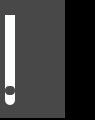
<?xml version="1.0" encoding="UTF-8"?>
<ui version="4.0">
 <class>sa_ControlWidget_SpuriousEMTable</class>
 <widget class="QWidget" name="sa_ControlWidget_SpuriousEMTable">
  <property name="geometry">
   <rect>
    <x>0</x>
    <y>0</y>
    <width>95</width>
    <height>120</height>
   </rect>
  </property>
  <property name="windowTitle">
   <string>Form</string>
  </property>
  <property name="styleSheet">
   <string notr="true">#widget
{
	border:2px;
	border-bottom-style:solid;
	border-bottom-color: black;
   background-color:rgba(72,72,72,1);
	border-right:30px solid black;
}
QPushButton
{
border-style:flat;
background-color:rgba(0,0,0,0);
background-image: url(:/sa/image/btn_close_normal.png);
}
QPushButton::pressed
{
background-image: url(:/sa/image/btn_close_click.png);
}

QSlider::groove:vertical {
        width: 10px;
        background: qlineargradient(x1: 0, y1: 0, x2: 0, y2: 1, stop: 0 rgb(255, 255, 255), stop: 1.0 rgb(255, 255, 255));
        border-radius:5px;
}
QSlider::handle:vertical {
        width: 8px;
        background: rgb(72, 72, 72);
        margin: -20px 0px 10px 0px;
        border-radius: 4px;
}
QSlider:sub-page {
background-color:  rgb(253, 255, 255);
}

/*******************indoor**********************/
#sa_ControlWidget_SpuriousEMTable[status=&quot;indoor&quot;] #widget
{
	border-bottom-color: black;
	border-right:30px solid black;
	background-color:rgba(72,72,72,1);
}
/*******************outdoor**********************/
#sa_ControlWidget_SpuriousEMTable[status=&quot;outdoor&quot;] #widget
{
	border-bottom-color: white;
	border-right:30px solid white;
	background-color:rgba(204,204,204,1);
}
/*******************night**********************/
#sa_ControlWidget_SpuriousEMTable[status=&quot;night&quot;] #widget
{
	border-bottom-color: rgb(52,8,12);
	border-right:30px solid black;
	background-color:rgba(251,219,167,1);
}</string>
  </property>
  <property name="status" stdset="0">
   <string/>
  </property>
  <widget class="QWidget" name="widget" native="true">
   <property name="geometry">
    <rect>
     <x>0</x>
     <y>0</y>
     <width>95</width>
     <height>120</height>
    </rect>
   </property>
   <property name="styleSheet">
    <string notr="true"/>
   </property>
   <widget class="QSlider" name="verticalSlider">
    <property name="geometry">
     <rect>
      <x>0</x>
      <y>15</y>
      <width>20</width>
      <height>90</height>
     </rect>
    </property>
    <property name="orientation">
     <enum>Qt::Vertical</enum>
    </property>
   </widget>
   <widget class="QPushButton" name="pushButton">
    <property name="geometry">
     <rect>
      <x>30</x>
      <y>50</y>
      <width>25</width>
      <height>25</height>
     </rect>
    </property>
    <property name="text">
     <string/>
    </property>
   </widget>
  </widget>
 </widget>
 <resources/>
 <connections/>
</ui>
